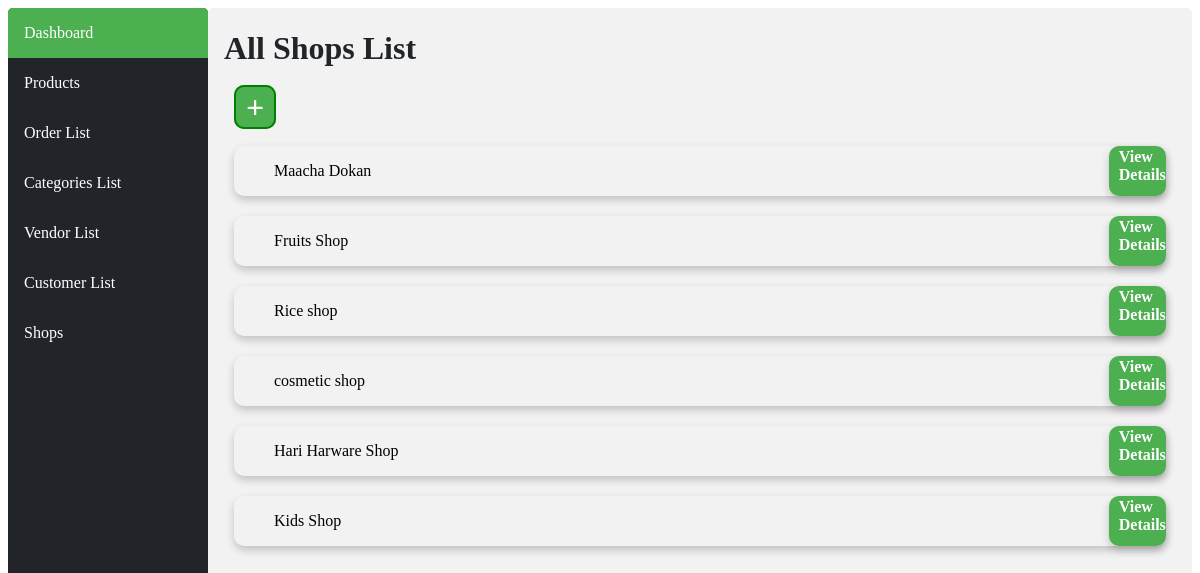
Screenshot of /shoplist/ with the database file from the repository.
### ecommerceApp/models.py (models this page shows, shortened)
class Shop(models.Model):
    name=models.CharField(max_length=50)
    owner=models.ForeignKey(Vendor, on_delete=models.CASCADE)

### ecommerceApp/views.py (the view)
# urls.py: path('shoplist/',views.shoplist,name="shoplist"),
def shoplist(request):
    shops=Shop.objects.all()
    return render(request,'html/allShop.html',{"shops":shops})

### ecommerceApp/templates/html/allShop.html
{%extends "html/layout.html"%}
{%block body%}
{% load static %}
<link rel="stylesheet" href="{% static 'css/vendor.css' %}" />
<h1 style="color: #212529;">All Shops List</h1>
<a id="adda" class="button" href="{%url 'main:add-shop'%}"> + </a>
{%for shop in shops%}
<div class="card">
<ul style="flex-grow: 1;">{{shop.name}}</ul>
<a id="addb" class="button1"  href="{%url 'main:shop' shop.id%}">View Details</a></ul>
</div>
{%endfor%}
{%endblock%}

### rows the page displays
Shop: name "Maacha Dokan"
Shop: name "Fruits Shop"
Shop: name "Rice shop"
Shop: name "cosmetic shop"
Shop: name "Hari Harware Shop"
Shop: name "Kids Shop"
